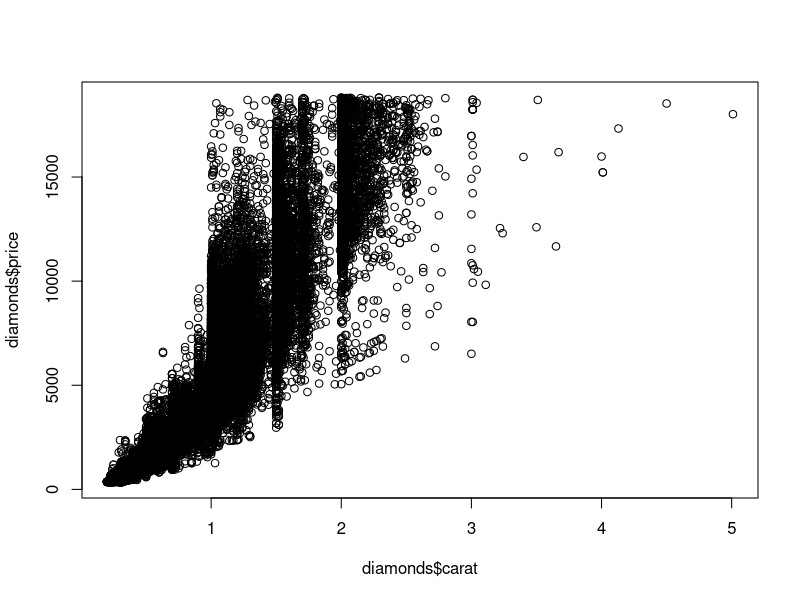
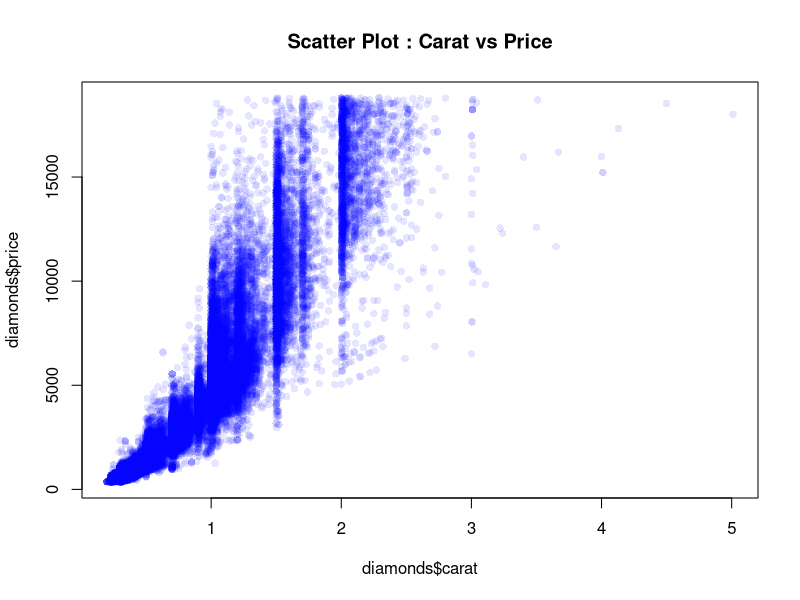
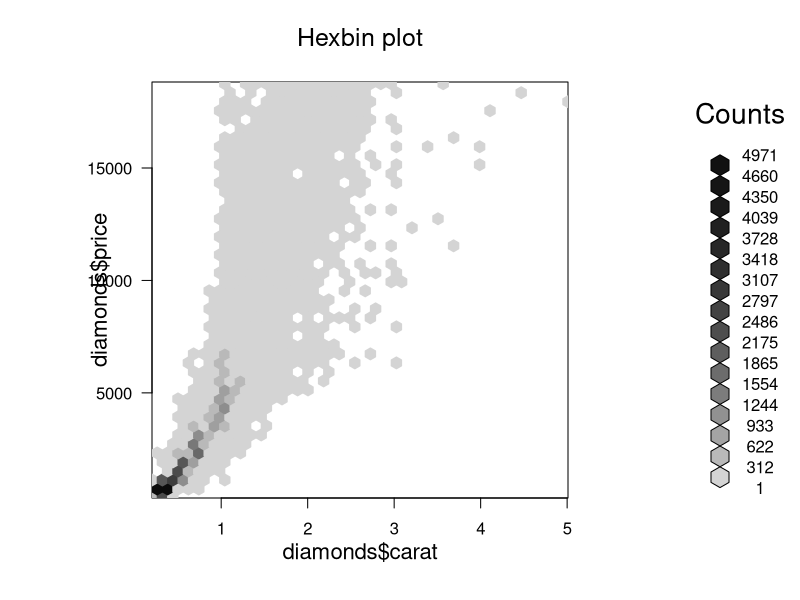
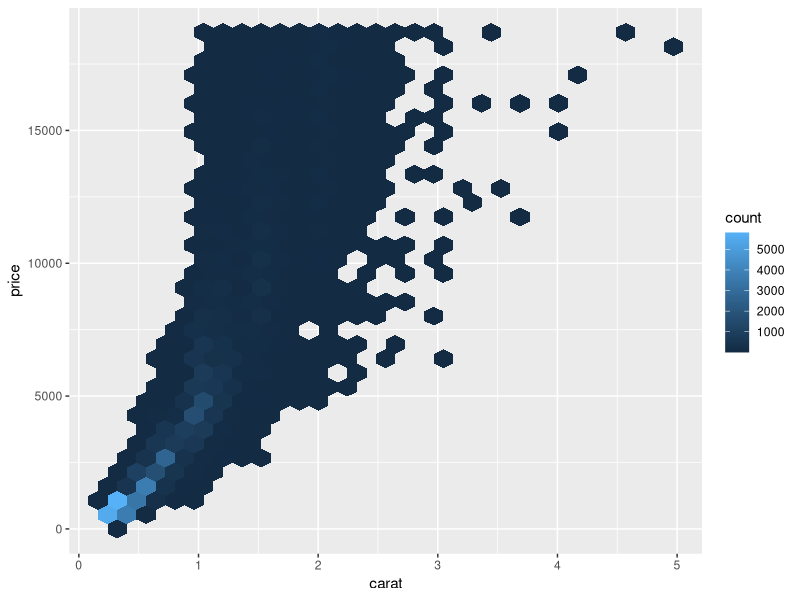
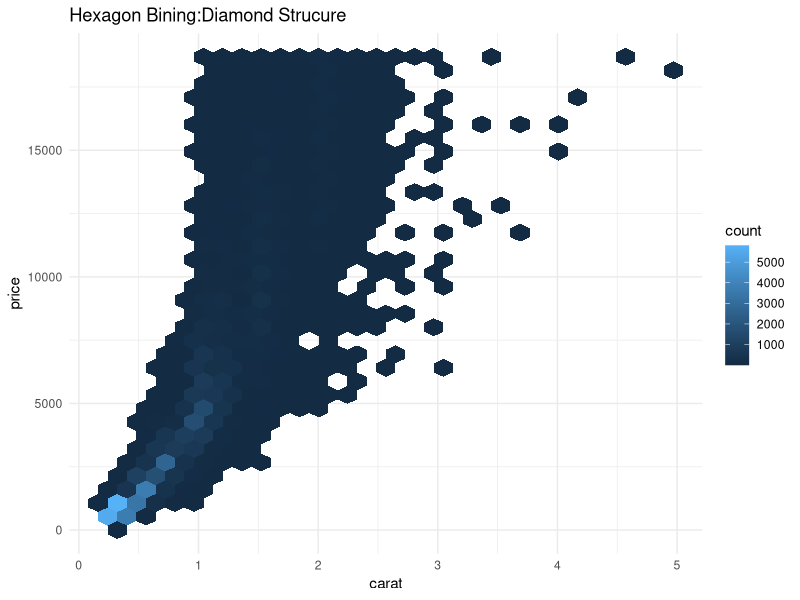
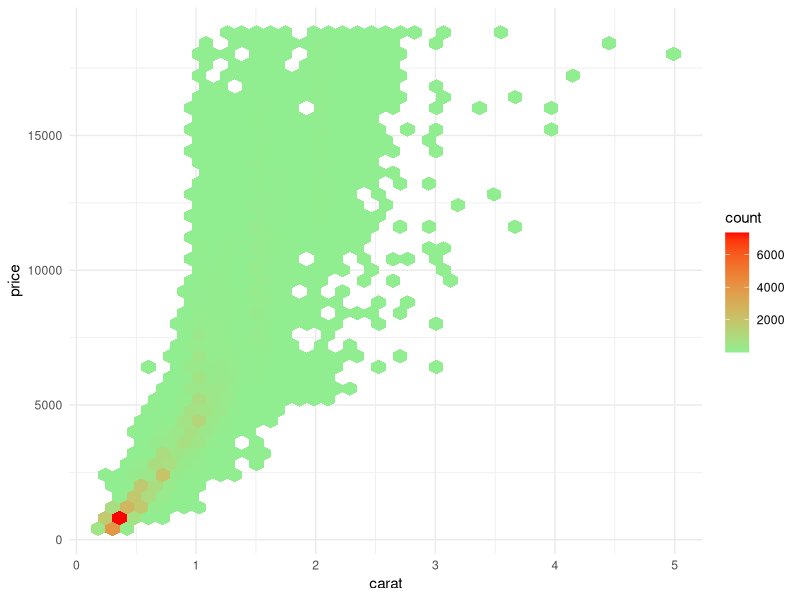
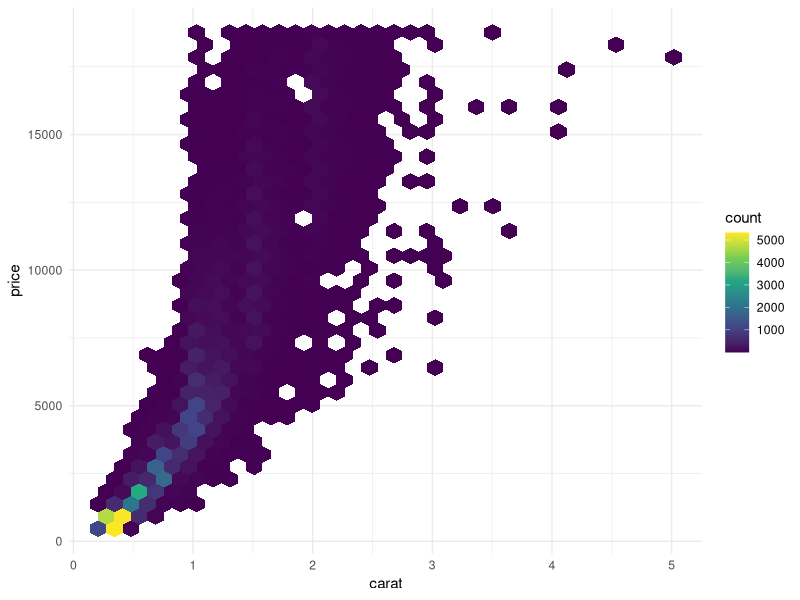

Recreate these plots in R, in order.
# Load & Understand the Data Set
library(ggplot2)
data(diamonds)
install.packages("ggplot2")  
library(ggplot2)
str(diamonds)
dim(diamonds)
?diamonds

# Very Basic Scatter
plot(diamonds$carat, diamonds$price)

# Improved Scatter
plot(diamonds$carat, diamonds$price,
     col = rgb(0,0,1,0.1),
     pch = 16,
     main = "Scatter Plot : Carat vs Price")

# Hexbin using Base R
install.packages("hexbin")   
library(hexbin)

hb <- hexbin(diamonds$carat, diamonds$price, xbins = 40)
plot(hb, main = "Hexbin plot")

# Basic Hexbin using ggplot2
ggplot(diamonds, aes(x = carat, y = price)) +
  geom_hex()
# Labeled Hexbin Plot
ggplot(diamonds,aes(carat,price))+
  geom_hex()+
  labs(title="Hexagon Bining:Diamond Strucure",x="carat",y="price")+
  theme_minimal()

# Control Hexagon Density
ggplot(diamonds,aes(carat,price))+
  geom_hex(bins=40)+
  scale_fill_gradient(low="lightgreen",high="red")+
  theme_minimal()

# Color Meaning
# Light-> Fewer Diamonds
# Dark -> dense Region

#Professional Palette (Virdis)
ggplot(diamonds,aes(carat,price))+geom_hex(bins=35)+scale_fill_viridis_c()+
  theme_minimal()
